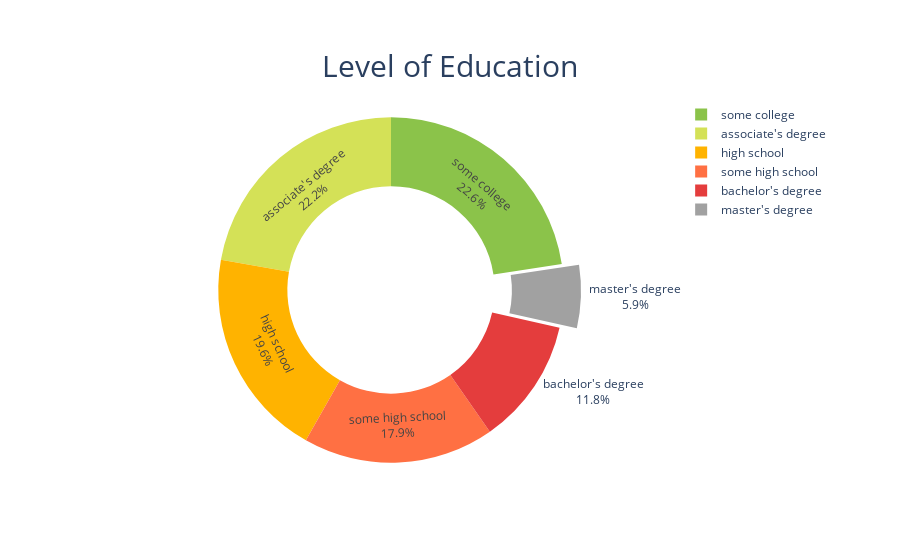

The notebook cell saved with this chart:
### Code cell
#Donut Chart for parental level of education	

lev_edu=data['parental level of education'].value_counts()

colors=['#8BC34A','#D4E157','#FFB300','#FF7043',"#E43D3D","#A1A1A1"]

donut=go.Pie(values = lev_edu.values , labels=lev_edu.index , marker=dict(colors=colors), textinfo='label+percent' , hole=0.6 , pull= [0,0,0,0,0,0.1] )

layout=go.Layout(title=dict(text='Level of Education ', x=.50,y=.90,font_size=30))

fig=go.Figure(data=donut,layout=layout)

fig.show()

### Figure 1 — Plotly figure (JSON) as saved in the notebook; plotly's stock layout.template omitted (floating-point values rounded to 4 significant figures)
{"data": [{"hole": 0.6, "labels": ["some college", "associate's degree", "high school", "some high school", "bachelor's degree", "master's degree"], "marker": {"colors": ["#8BC34A", "#D4E157", "#FFB300", "#FF7043", "#E43D3D", "#A1A1A1"]}, "pull": [0, 0, 0, 0, 0, 0.1], "textinfo": "label+percent", "type": "pie", "values": [226, 222, 196, 179, 118, 59]}], "layout": {"title": {"font": {"size": 30}, "text": "Level of Education ", "x": 0.5, "y": 0.9}}}
